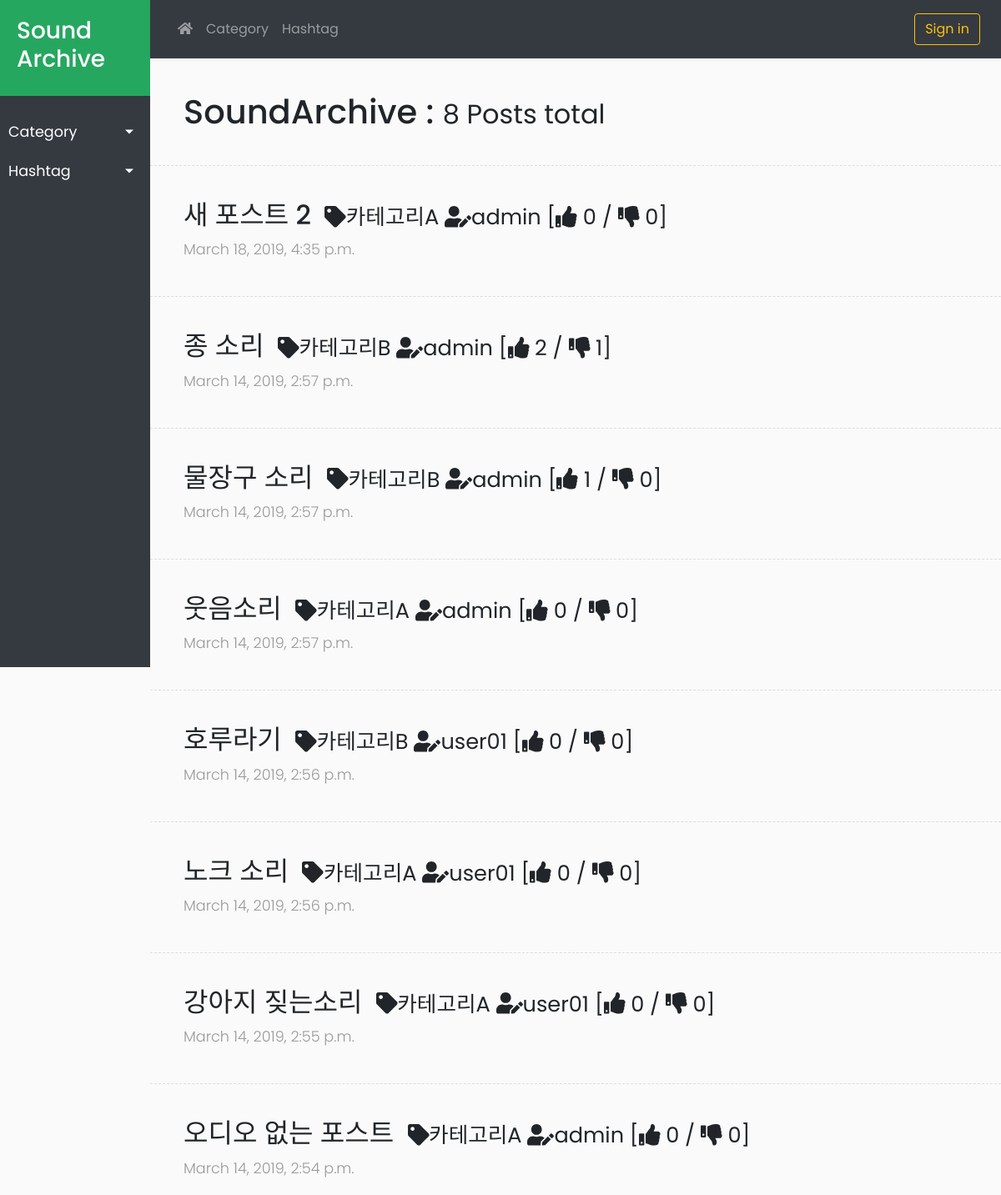
The page / on the database its author committed.
### board/models.py (models this page shows, shortened)
class Post(models.Model):
    author = models.ForeignKey('auth.User', related_name='posts', on_delete=models.CASCADE)
    category = models.ForeignKey('board.Category', related_name='posts', default=0, on_delete=models.CASCADE)
    title = models.CharField(max_length=100)
    text = models.TextField()
    audio_file = models.FileField(blank=True, upload_to=upload_audio)
    created_date = models.DateTimeField(default=timezone.localtime)
    published_date = models.DateTimeField(blank=True, null=True)
    like = models.IntegerField(default=0)
    dislike = models.IntegerField(default=0)
    like_list = models.TextField(blank=True)
    dislike_list = models.TextField(blank=True)
    tag_list = models.TextField(blank=True)
    def is_tag_listed(self,tag):
        tag_split = list(filter(None, self.tag_list.split('#')))
        tag += ' '
        if tag in tag_split :
            return True
        else :
            return False

class Category(models.Model):
    name = models.CharField(max_length=100)
    post_count = models.IntegerField(default=0)
    def refresh_count(self):
        posts = Post.objects.filter(category__exact=self.id)
        self.post_count = len(posts)
        self.save()
    def __str__(self):
        return self.name

### board/views.py (the view)
# urls.py: path('', views.post_list, name='home'),
def post_list(request, pk=0, tag=''):
    categories = Category.objects.all().order_by('id')
    for c in categories :
        c.refresh_count()
    tags = Tag.objects.all().order_by('id')
    for t in tags :
        t.refresh_count()
    if pk and not tag:
        selected_category = Category.objects.get(id__exact=pk)
        selected_tag = ''
        posts = Post.objects.filter(category__exact=selected_category).order_by('-like')
    elif tag:
        selected_category = 0
        selected_tag = Tag.objects.get(name__exact=tag)
        posts = selected_tag.get_posts()
    else:
        selected_category = 0
        selected_tag = ''
        posts = Post.objects.all().order_by('-created_date')
    return render(request, 'board/post_list.html', {
            'posts': posts,
            'categories': categories,
            'tags': tags,
            'selected_category': selected_category,
            'selected_tag': selected_tag})

### board/models.py (called while the page is built)
    def refresh_count(self):
        post_id_split = list(filter(None, self.post_id_list.split('#')))
        for post in post_id_split :
            try:
                old = Post.objects.get(id__exact=int(post))
                if not old.is_tag_listed(self.name):
                    post_id_split.remove(post)
            except Post.DoesNotExist:
                post_id_split.remove(post)
        self.post_id_list = '#'+'#'.join(post_id_split)
        self.post_count = len(post_id_split)
        self.save()

### board/templates/board/post_list.html (shortened to what this page needs)
{% extends 'board/base2.html' %}
{% block sidebar %}
    <li>
        <a href="#catSubmenu" data-toggle="collapse" aria-expanded="false" class="dropdown-toggle">Category</a>
    </li>
    <li>
        <a href="#tagSubmenu" data-toggle="collapse" aria-expanded="false" class="dropdown-toggle">Hashtag</a>
    </li>
{% endblock %}
{% block topnav %}
    <li class="nav-item dropdown">
        <a class="nav-link dropdown-toggle-split" href="#" id="dropdown1" data-toggle="dropdown" aria-haspopup="true" aria-expanded="false">Category</a>
    </li>
    <li class="nav-item dropdown">
        <a class="nav-link dropdown-toggle-split" href="#" id="dropdown2" data-toggle="dropdown" aria-haspopup="true" aria-expanded="false">Hashtag</a>
    </li>
{% endblock %}
{% block content %}
    <div class="post">
        {% if selected_category %}
            <h1>{{ selected_category.name }} : <small> {{ posts|length }} Posts</small></h1>
        {% elif selected_tag %}
            <h1>#{{ selected_tag }} : <small> {{ posts|length }} Posts</small></h1>
        {% else %}
            <h1>SoundArchive : <small> {{ posts|length }} Posts total</small></h1>
        {% endif %}
    </div>
    {% for post in posts %}
        <div class="line"></div>
        <div class="post">
            <h2>
                <a class="mr-2" href="{% url 'board:post_detail' pk=post.pk %}">{{ post.title }}</a>
                <small><i class="fas fa-tag"></i>{{ post.category }}  <i class="fas fa-user-edit"></i>{{ post.author }} [<i class="fas fa-thumbs-up"></i> {{ post.like }} / <i class="fas fa-thumbs-down"></i> {{ post.dislike }}] </small>
            </h2>
            <p><span class="date">{{ post.created_date }}</span></p>
        </div>
    {% endfor %}
{% endblock %}

### board/static/css/board2.css (style rules this page uses)
body { font-family: 'Poppins', sans-serif; background: #fafafa; }
p { font-family: 'Poppins', sans-serif; font-size: 1.1em; font-weight: 300; line-height: 1.7em; color: #999; }
a, a:hover, a:focus { color: inherit; text-decoration: none; transition: all 0.3s; }
.line { width: 100%; height: 1px; border-bottom: 1px dashed #ddd; margin: 40px 0; }
#sidebar ul li a { padding: 10px; font-size: 1.1em; display: block; }
a[data-toggle="collapse"] { position: relative; }
.dropdown-toggle::after { display: block; position: absolute; top: 50%; right: 20px; transform: translateY(-50%); }
#content .post { padding-left: 40px; }

### rows shown on the page
Post: title "새 포스트 2", category "카테고리A", author "admin", like "0", dislike "0", created_date "March 18, 2019, 4:35 p.m."
Post: title "종 소리", category "카테고리B", author "admin", like "2", dislike "1", created_date "March 14, 2019, 2:57 p.m."
Post: title "물장구 소리", category "카테고리B", author "admin", like "1", dislike "0", created_date "March 14, 2019, 2:57 p.m."
Post: title "웃음소리", category "카테고리A", author "admin", like "0", dislike "0", created_date "March 14, 2019, 2:57 p.m."
Post: title "호루라기", category "카테고리B", author "user01", like "0", dislike "0", created_date "March 14, 2019, 2:56 p.m."
Post: title "노크 소리", category "카테고리A", author "user01", like "0", dislike "0", created_date "March 14, 2019, 2:56 p.m."
Post: title "강아지 짖는소리", category "카테고리A", author "user01", like "0", dislike "0", created_date "March 14, 2019, 2:55 p.m."
Post: title "오디오 없는 포스트", category "카테고리A", author "admin", like "0", dislike "0", created_date "March 14, 2019, 2:54 p.m."

### other values the page prints
{{ posts|length }} "8"
